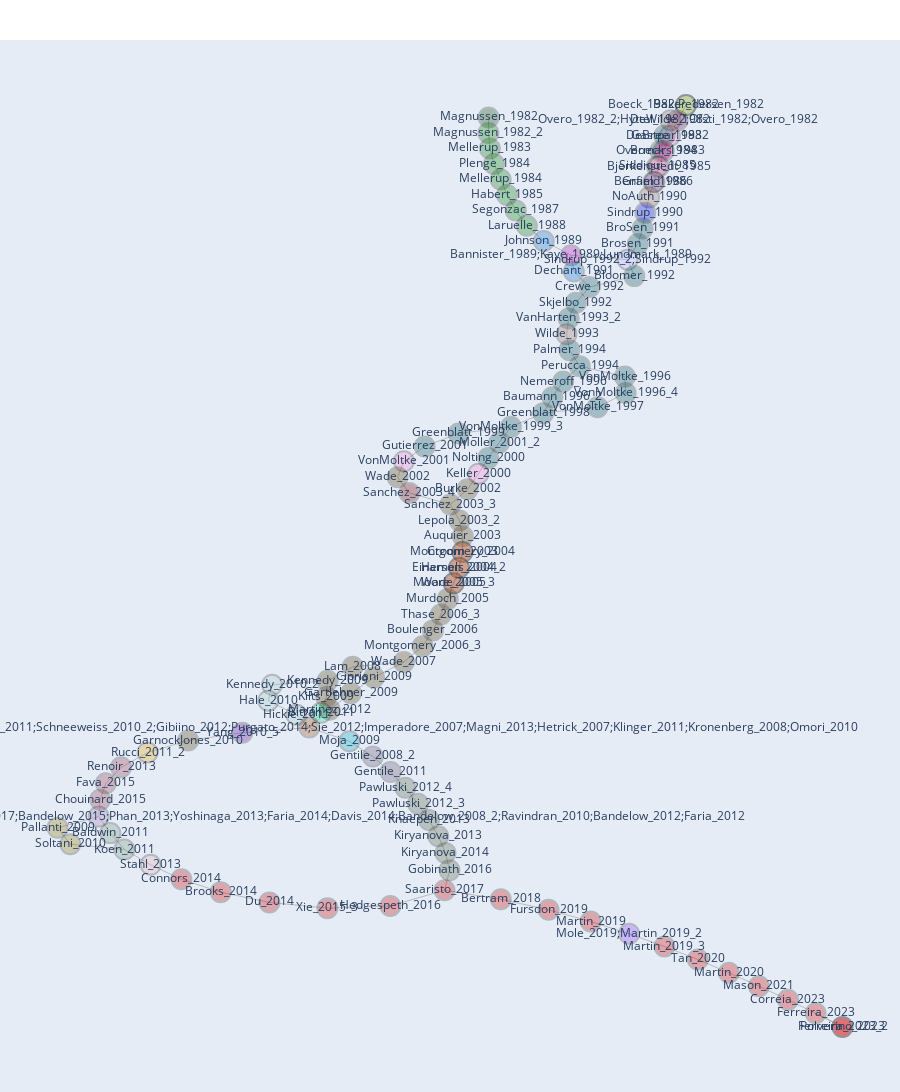
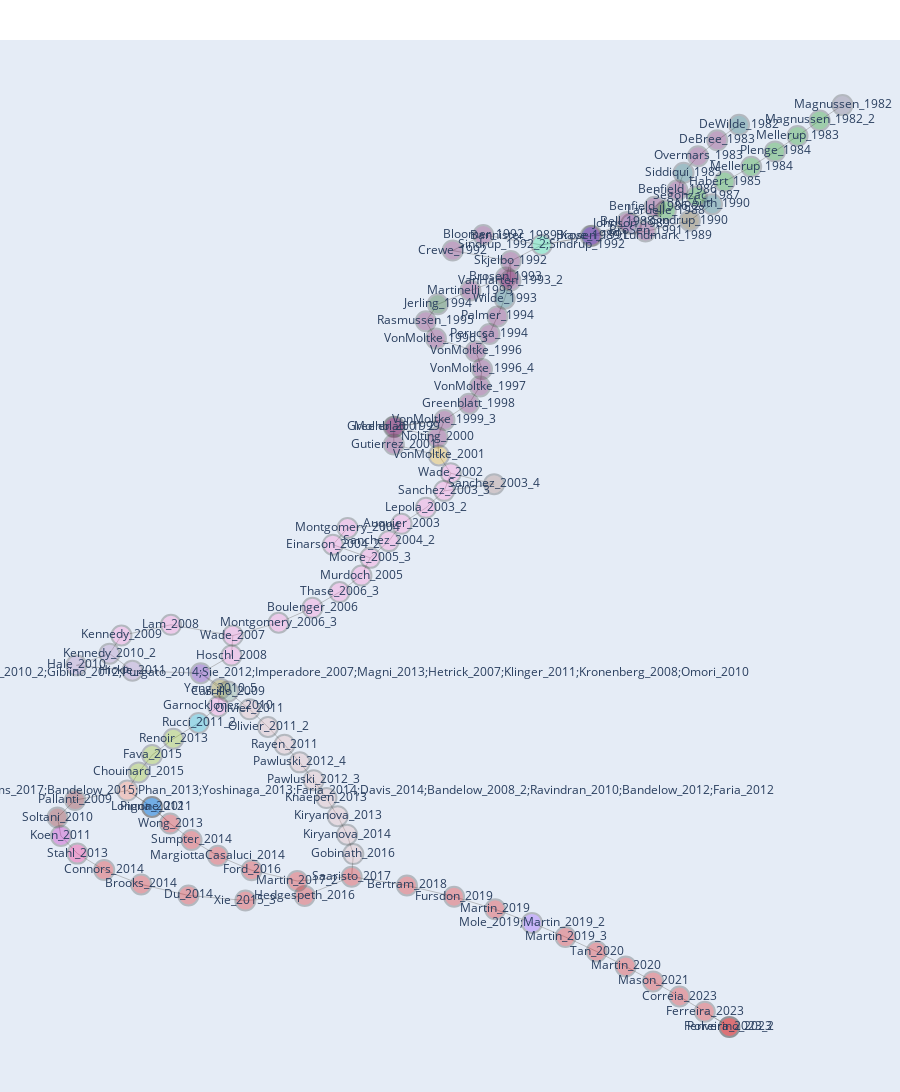
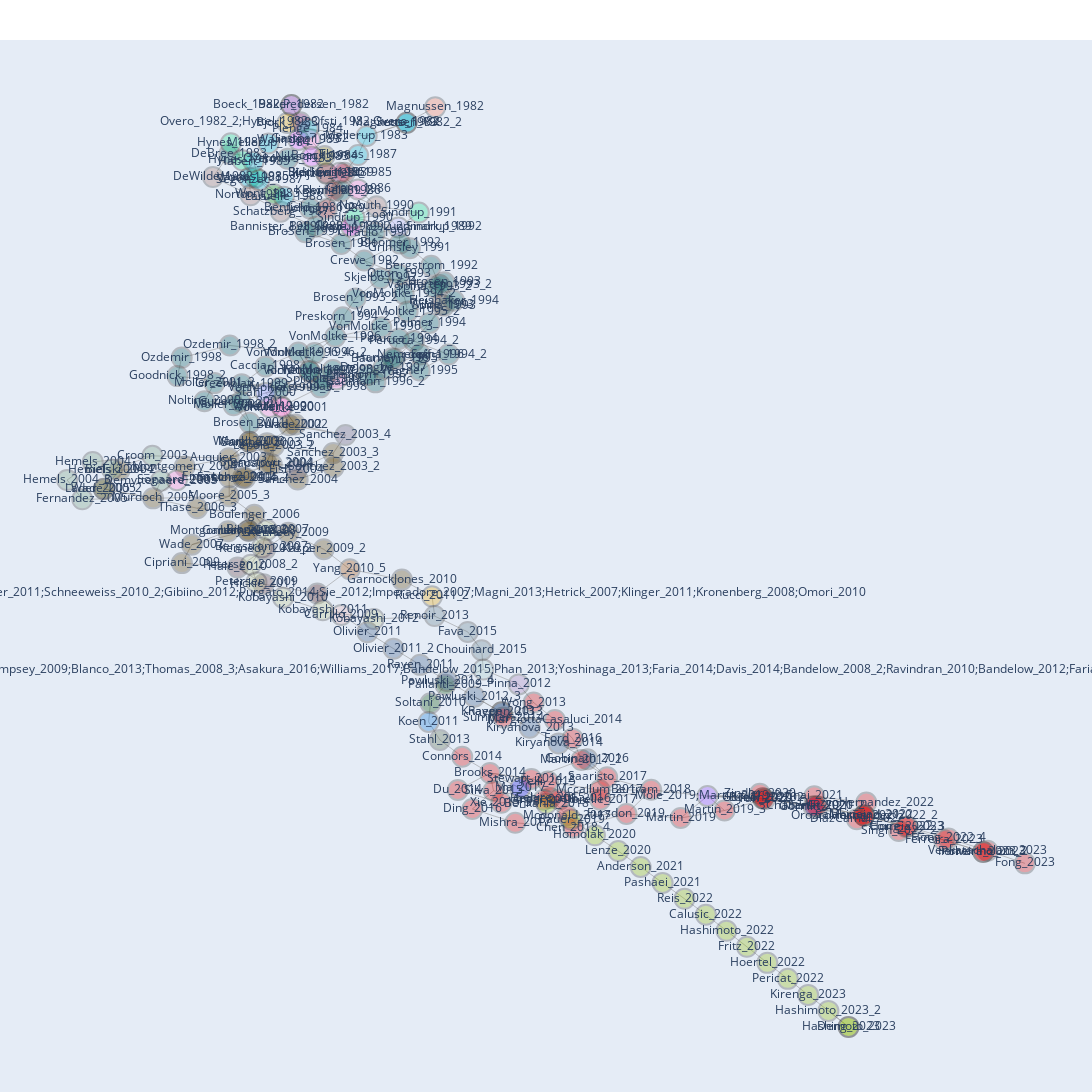
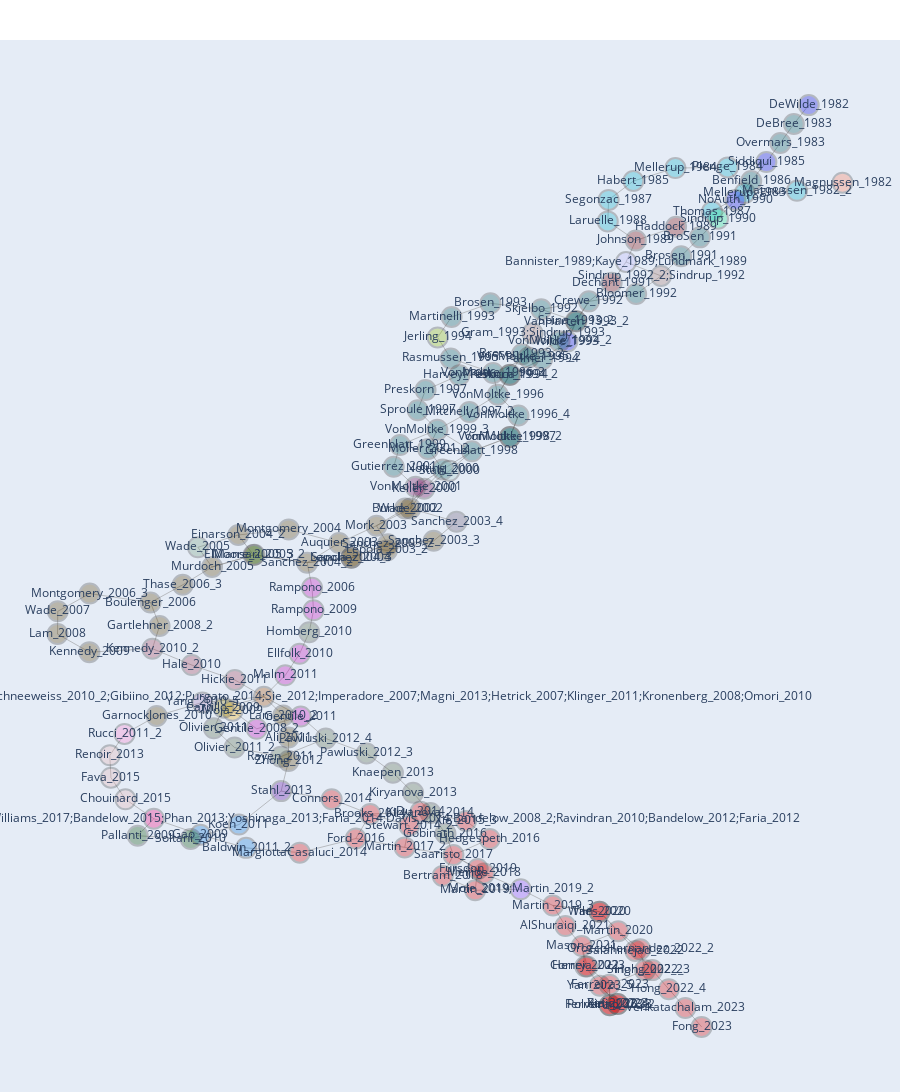

These figures' notebook cell, in order:
### Markdown cell above
# alpha0.3_k10_res0.002

### Code cell
attr_to_assign = [
    "title",
    "citedby_count",
    "unique_auth_year",
    "doi",
    "year",
    "first_author",
    "cluster_alpha0.3_k10_res0.002",
    "centrality_alpha0.3_k10_res0.002",
]


main_paths_data = [
    MainPathDataAssigner(mp, df, attr_to_assign).process_mp() for mp in main_paths
]


figs = []
for f, mp in zip(files, main_paths_data):
    print(f)
    print(mp)
    mpp_i = MainPathPlotterInteractive(
        mp, cluster_col="cluster_alpha0.3_k10_res0.002", label_col="unique_auth_year"
    )
    fig = mpp_i.plot_network_on_timeline_interactive(return_fig=True)
    figs.append(fig)

with open(
    "../output/figures/main-paths/mainpaths_alpha0.3_k10_res0.002.html", "w"
) as f:
    f.write("<html><head><title>Visualization</title></head><body>\n")
    # Write header
    f.write("<h1>cluster_alpha0.3_k10_res0.002</h1>\n")
    for idx, (filename, fig) in enumerate(zip(files, figs)):
        # Assuming 'files' contains some form of identifier or filename you want to display
        f.write(
            f"<h2>{filename.split('/')[-1]}</h2>\n"
        )  # Writing the identifier/filename before the figure
        f.write(fig)  # Writing the figure's HTML string
        f.write("<br>\n")
    f.write("</body></html>")
